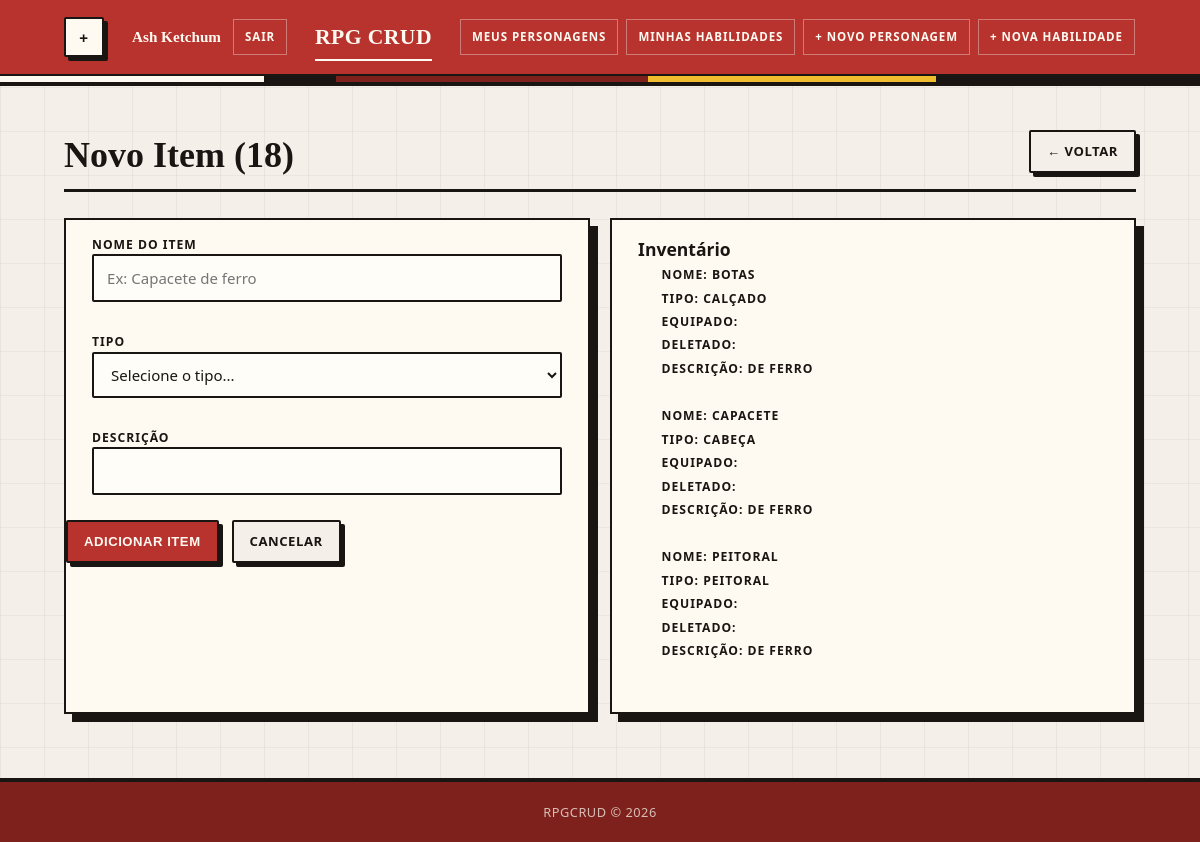
/pages/item_create.php?id=18 (signed in), run on the app's committed database.
### tables this page shows
CREATE TABLE `item` (
  `id` int(11) NOT NULL,
  `id_personagem` int(11) DEFAULT NULL,
  `nome` varchar(32) DEFAULT NULL,
  `tipo` varchar(32) DEFAULT NULL,
  `descricao` text DEFAULT NULL,
  `equipado` tinyint(1) DEFAULT NULL,
  `deletado` tinyint(1) DEFAULT NULL
);

### config/database.php (called while the page is built, shortened)
<?php
function getConexao(): PDO {
    $dsn = "mysql:host=" . DB_HOST . ";dbname=" . DB_NAME . ";charset=" . DB_CHARSET;
    $opcoes = [
        PDO::ATTR_ERRMODE            => PDO::ERRMODE_EXCEPTION,
        PDO::ATTR_DEFAULT_FETCH_MODE => PDO::FETCH_ASSOC,
        PDO::ATTR_EMULATE_PREPARES   => false,
    ];
    return new PDO($dsn, DB_USER, DB_PASS, $opcoes);
}

### repository/ItemRepository.php (called while the page is built, shortened)
<?php
require_once __DIR__ . '/../config/database.php';
require_once __DIR__ . '/../entity/Item.php';
class ItemRepository {
    private PDO $pdo;
    public function __construct() {
        $this->pdo = getConexao();
    }
    public function listarPorPersonagem(int $id_personagem): array {
        $stmt = $this->pdo->prepare(
            'SELECT * FROM item WHERE id_personagem = :id_p ORDER BY nome ASC'
        );
        $stmt->execute([':id_p' => $id_personagem]);
        $lista = [];
        foreach ($stmt->fetchAll() as $dados) {
            $lista[] = new Item($dados);
        }
        return $lista;
    }
}

### entity/Item.php (called while the page is built, shortened)
<?php
class Item {
    private string $nome;
    private string $tipo;
    private string $descricao;
    public function __construct(array $dados) {
        $this->nome              =        $dados['nome']           ?? '';
        $this->tipo              =        $dados['tipo']           ?? '';
        $this->descricao         =        $dados['descricao']      ?? '';
    }
    public function getNome():            string { return $this->nome; }
    public function getTipo():            string { return $this->tipo; }
    public function getDescricao():       string { return $this->descricao; }
}

### pages/item_create.php (the view, shortened to what this page needs)
<?php
require_once __DIR__ . '/../repository/ItemRepository.php';
$repo_item = new ItemRepository();
$id_personagem = 0;
if (isset($_GET['id'])) {
    $id_personagem = (int) $_GET['id'];
}
$inventario = $repo_item->listarPorPersonagem($id_personagem);
$nome = '';
$descricao = '';
require_once __DIR__ . '/../includes/header.php';
?>
<div class="page-header">
  <h2>Novo Item (<?= $id_personagem ?>)</h2>
  <a href="index.php" class="btn btn-ghost">← Voltar</a>
</div>
<div class="form">
  <div class="form-card">
    <form method="POST" action="item_create.php?id=<?=$id_personagem?>" enctype="multipart/form-data">
      <div class="form-group">
        <label for="nome">Nome do Item</label>
        <input
          type="text"
          id="nome"
          name="nome"
          placeholder="Ex: Capacete de ferro"
          value="<?= htmlspecialchars($nome) ?>"
          required
        />
      </div>
      <div class="form-group">
        <label for="tipo">Tipo</label>
        <select id="tipo" name="tipo" required>
          <option value="">Selecione o tipo...</option>
        </select>
      </div>
      <div class="form-group">
        <label for="descricao">Descrição</label>
        <input
          type="text"
          id="descricao"
          name="descricao"
          value="<?= htmlspecialchars($descricao) ?>"
          required
        />
      </div>
      <div class="form-actions">
        <button type="submit" class="btn btn-primary">Adicionar Item</button>
        <a href="index.php" class="btn btn-ghost">Cancelar</a>
      </div>
    </form>
  </div>
  <div class="form-card">
    <div class="form-group">
        <h3 for="inventario">Inventário</h3>
        <?php foreach ($inventario as $indice => $it): ?>
        <div class="form-group2">
          <label for="nome">Nome: <?= $it->getNome() ?></label>
        </div>
        <div class="form-group2">
          <label for="tipo">Tipo: <?= $it->getTipo() ?></label>
        </div>
        <div class="form-group2">
          <label for="equipado">Equipado: <?= $it->getEquipado() ?></label>
        </div>
        <div class="form-group2">
          <label for="deletado">Deletado: <?= $it->getDeletado() ?></label>
        </div>
        <div class="form-group2">
          <label for="descricao">Descrição: <?= $it->getDescricao() ?></label>
        </div>
        <br>
        <?php endforeach; ?>
    </div>
  </div>
</div>
<?php require_once __DIR__ . '/../includes/footer.php'; ?>

### assets/style.css (style rules this page uses)
*, *::before, *::after { box-sizing: border-box; margin: 0; padding: 0; }
:root { --paper: #f4efe8; --paper-soft: #fffaf1; --ink: #191512; --ink-soft: #4b433b; --line: #1f1b16; --muted: #776f63; --orange: #c4572b; --orange-dark: #8f3425; --green: #69785a; --green-dark: #3f4c36; --yellow: #f0bd2f; --yellow-soft: #f7dfa0; --red: #b9332e; --red-dark: #7e211d; --red-soft: #f0d4c9; --cream: #ede0cf; --radius: 2px; --shadow: 8px 8px 0 var(--ink); --shadow-sm: 4px 4px 0 var(--ink); }
html { min-height: 100%; }
body { position: relative; isolation: isolate; min-height: 100vh; display: flex; flex-direction: column; color: var(--ink); background: linear-gradient(90deg, rgba(24,23,20,.05) 1px, transparent 1px), linear-gradient(0deg, rgba(24,23,20,.04) 1px, transparent 1px), var(--paper); background-size: 44px 44px, 44px 44px, auto; font-family: "Trebuchet MS", "Segoe UI", system-ui, sans-serif; font-size: 15px; line-height: 1.6; }
a { color: var(--ink); text-decoration-color: var(--red); text-decoration-thickness: 2px; text-underline-offset: 3px; }
.page-header { display: flex; align-items: flex-end; justify-content: space-between; gap: 18px; margin-bottom: 26px; padding-bottom: 16px; border-bottom: 3px solid var(--ink); }
.page-header h2 { position: relative; font-family: Georgia, "Times New Roman", serif; font-size: clamp(1.9rem, 3vw, 2.6rem); line-height: 1; font-weight: 700; letter-spacing: 0; }
.btn { display: inline-flex; align-items: center; justify-content: center; gap: 8px; min-height: 40px; padding: 9px 16px; border: 2px solid var(--ink); border-radius: var(--radius); color: var(--ink); background: var(--paper-soft); box-shadow: var(--shadow-sm); font-size: .82rem; font-weight: 900; letter-spacing: .04em; text-transform: uppercase; cursor: pointer; text-decoration: none; transition: transform .12s ease, box-shadow .12s ease, background .12s ease; }
.btn-primary { background: var(--red); color: var(--paper-soft); }
.btn-ghost { background: var(--paper); }
.form-card, .confirm-card, .login-card, .form-pericias { position: relative; background: var(--paper-soft); border: 2px solid var(--ink); box-shadow: var(--shadow); }
.form { display: grid; grid-template-columns: 1fr 1fr; gap: 20px; }
.form-group, .div-pericia { margin-bottom: 20px; margin-left: 5%; margin-right: 5%; padding-top: 5px; padding-bottom: 5px; }
.form-group label { display: block; margin-bottom: 0px; color: var(--ink); font-size: .76rem; font-weight: 900; letter-spacing: .08em; text-transform: uppercase; }
.form-group2 { margin-left: 5%; padding-top: 2px; padding-bottom: 2px; }
.form-group input[type="text"], .form-group input[type="name"], .form-group input[type="email"], .form-group input[type="password"], .form-group input[type="number"], .form-group select { width: 100%; min-height: 44px; padding: 10px 13px; border: 2px solid var(--ink); border-radius: var(--radius); outline: none; color: var(--ink); background: #fffdf7; font: inherit; transition: box-shadow .15s ease, background .15s ease, transform .15s ease; }
.form-group select { cursor: pointer; }
.form-card, .form-pericias { max-width: 620px; padding-top: 10px; }
.form-actions { display: flex; gap: 13px; flex-wrap: wrap; margin-top: 10px; }

### data on the page
item: nome "BOTAS", tipo "CALÇADO", descricao "DE FERRO"
item: nome "CAPACETE", tipo "CABEÇA", descricao "DE FERRO"
item: nome "PEITORAL", tipo "PEITORAL", descricao "DE FERRO"

### other printed values
$nomeUser "Ash Ketchum"
$id_personagem "18"
